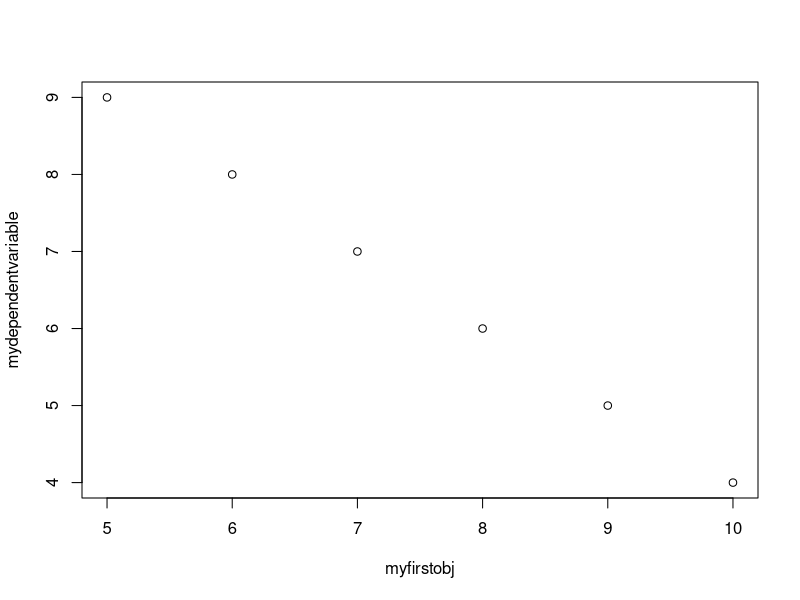

Generate this figure with R:
myfirstobj = 5:10
mysecondobj = 10:5
mydependentvariable = mysecondobj - 1

?plot

plot(myfirstobj, mydependentvariable)

install.packages('tidyverse')
install.packages('data.table')
